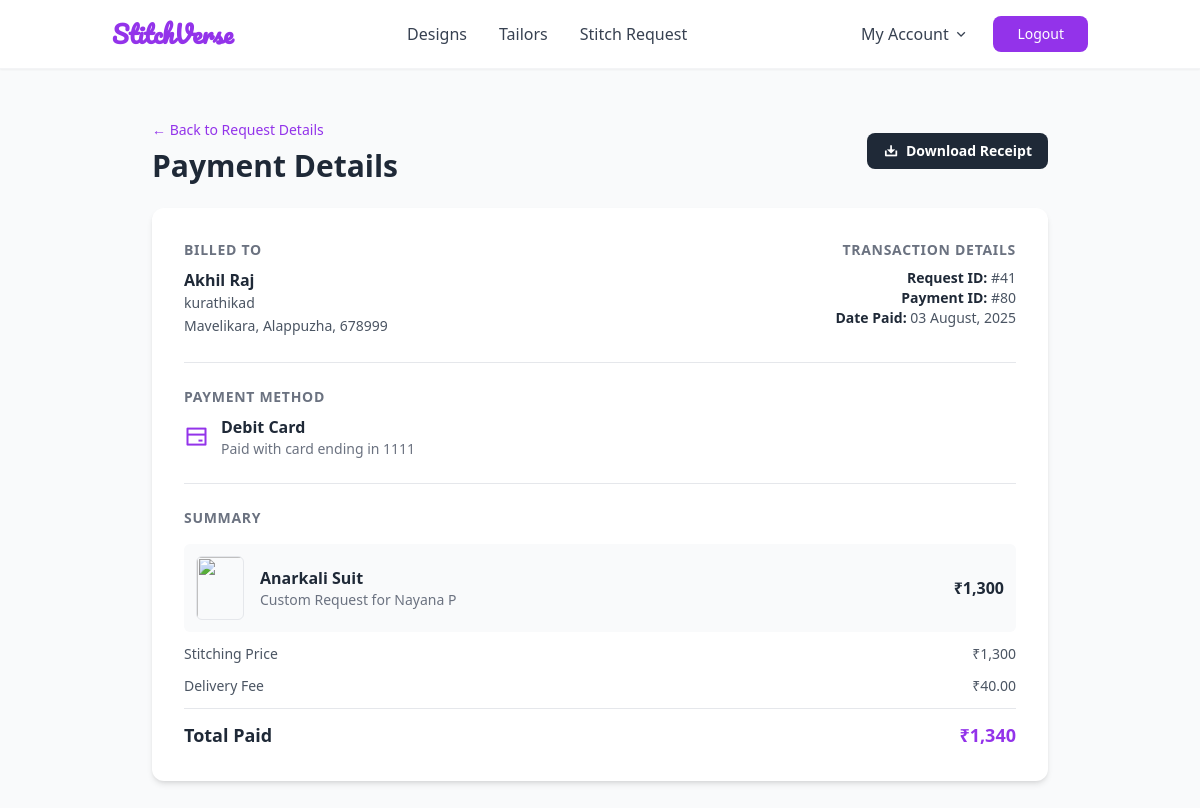
Screenshot of /paystr4.php?id=41 (signed in) with the database file from the repository.
### tables this page shows
CREATE TABLE IF NOT EXISTS `payment` (
  `pid` int NOT NULL AUTO_INCREMENT,
  `uid` int NOT NULL,
  `order_id` int NOT NULL,
  `card_name` varchar(11) NOT NULL,
  `card_no` int NOT NULL,
  `carexp_dt` date NOT NULL,
  `cvv` int NOT NULL,
  `pdate` varchar(20) NOT NULL,
  `pstatus` varchar(11) NOT NULL,
  `pmode` varchar(20) NOT NULL,
  PRIMARY KEY (`pid`)
);

CREATE TABLE IF NOT EXISTS `creg` (
  `cid` int NOT NULL AUTO_INCREMENT,
  `cname` varchar(50) NOT NULL,
  `email` varchar(70) NOT NULL,
  `address` varchar(100) NOT NULL,
  `city` varchar(70) NOT NULL,
  `distr` varchar(70) NOT NULL,
  `phone` varchar(12) NOT NULL,
  `pincode` int NOT NULL,
  PRIMARY KEY (`cid`)
);

CREATE TABLE IF NOT EXISTS `stitchreq` (
  `sdid` int NOT NULL AUTO_INCREMENT,
  `tid` int NOT NULL,
  `uid` int NOT NULL,
  `sdname` varchar(255) NOT NULL,
  `sdtype` varchar(50) NOT NULL,
  `sfabric` varchar(50) NOT NULL,
  `scolor` varchar(50) DEFAULT NULL,
  `spattern` varchar(50) DEFAULT NULL,
  `sneck` varchar(50) DEFAULT NULL,
  `sshoulder` varchar(50) DEFAULT NULL,
  `ssleeve` varchar(50) DEFAULT NULL,
  `sinstructions` varchar(255) DEFAULT NULL,
  `scustom` text,
  `spriority` varchar(50) DEFAULT 'Standard',
  `sddate` date DEFAULT NULL,
  `simg` text,
  `scomments` text,
  `sprice` decimal(10,2) DEFAULT NULL,
  `sstatus` varchar(50) DEFAULT 'Pending',
  PRIMARY KEY (`sdid`)
);

CREATE TABLE IF NOT EXISTS `treg` (
  `tid` int NOT NULL AUTO_INCREMENT,
  `tname` varchar(50) NOT NULL,
  `email` varchar(70) NOT NULL,
  `address` varchar(100) NOT NULL,
  `city` varchar(20) NOT NULL,
  `distri` varchar(20) NOT NULL,
  `pinc` int NOT NULL,
  `phone` varchar(12) NOT NULL,
  `spect` varchar(85) NOT NULL,
  `quali` varchar(50) NOT NULL,
  PRIMARY KEY (`tid`)
);

### databasecon.php (called while the page is built, shortened)
<?php
class DatabaseCon {
    private $dbhost = 'localhost';
    private $dbuser = 'root';
    private $dbpass = '';
    private $db = 'stitchverse1';
    private $conn;
    public function __construct() {
        $this->conn = mysqli_connect($this->dbhost, $this->dbuser, $this->dbpass, $this->db);
    }
    public function selectData($query, $types = "", ...$params) {
        $stmt = $this->conn->prepare($query);
        if ($types != "" && count($params) > 0) {
            $stmt->bind_param($types, ...$params);
        }
        $stmt->execute();
        return $stmt->get_result();
    }
}
?>

### paystr4.php (the view, shortened to what this page needs)
<?php
require 'databasecon.php';
$db = new DatabaseCon();
$order_id = $_GET['id'];
$customer_id = $_SESSION['user_id'];
$sql = "SELECT
            p.pid, p.pdate, p.card_name, p.card_no,
            s.sdid, s.sdname, s.sprice, s.simg,
            c.cname, c.address, c.city, c.distr, c.pincode,
            t.tname
        FROM payment AS p
        INNER JOIN stitchreq AS s ON p.order_id = s.sdid
        INNER JOIN creg AS c ON s.uid = c.cid
        LEFT JOIN treg AS t ON s.tid = t.tid
        WHERE p.order_id = ? AND s.uid = ? AND p.pstatus = 'Paid'";
$result = $db->selectData($sql, "ii", $order_id, $customer_id);
if ($result && $result->num_rows === 1) {
    $details = $result->fetch_assoc();
} else {
    die("Error: Could not find payment details for this order.");
}
?>
<!DOCTYPE html>
<html lang="en">
<head>
    <script src="https://cdn.tailwindcss.com"></script>
    <link href="https://cdn.jsdelivr.net/npm/remixicon@4.2.0/fonts/remixicon.css" rel="stylesheet" />
</head>
<body class="bg-gray-50 min-h-screen">
    <header class="bg-white shadow-sm border-b border-gray-100 sticky top-0 z-40">
      <div class="container mx-auto px-6 py-4">
        <div class="flex items-center justify-between">
          <a href="customerhome.php" class="text-2xl font-bold text-purple-600 font-pacifico">StitchVerse</a>
          <nav class="hidden md:flex items-center space-x-8">
            <a href="viewdesigns.php" class="text-gray-700 hover:text-purple-600 transition-colors">Designs</a>
            <a href="cviewt.php" class="text-gray-700 hover:text-purple-600 transition-colors">Tailors</a>
            <a href="customreq1.php" class="text-gray-700 hover:text-purple-600 transition-colors">Stitch Request</a>
          </nav>
          <div class="hidden md:flex items-center space-x-6">
            <div class="relative" id="profile-dropdown-container">
              <button id="profile-dropdown-button" class="flex items-center text-gray-700 hover:text-purple-600 focus:outline-none transition-colors">
                <span class="font-medium">My Account</span>
                <i class="ri-arrow-down-s-line ml-1"></i>
              </button>
            </div>
            <a href="logout.php" class="bg-purple-600 text-white px-6 py-2 rounded-lg hover:bg-purple-700 text-sm font-medium">Logout</a>
          </div>
        </div>
      </div>
    </header>
    <main class="container mx-auto px-6 py-12">
        <div class="max-w-4xl mx-auto">
            <div class="flex justify-between items-center mb-6">
                <div>
                    <a href="stitchrequest_details.php?id=<?php echo $details['sdid']; ?>" class="inline-block mb-2 text-sm font-medium text-purple-600 hover:text-purple-800 transition-colors">&larr; Back to Request Details</a>
                    <h1 class="text-3xl font-bold text-gray-800">Payment Details</h1>
                </div>
                <a href="receipt3.php?order_id=<?php echo $details['sdid']; ?>" target="_blank" class="px-4 py-2 bg-gray-800 text-white text-sm text-center rounded-lg hover:bg-black font-semibold flex items-center justify-center gap-2">
                    <i class="ri-download-2-line"></i> Download Receipt
                </a>
            </div>
            <div class="bg-white rounded-xl shadow-md overflow-hidden p-8">
                <div class="grid grid-cols-1 md:grid-cols-2 gap-8 border-b pb-6">
                    <div>
                        <h3 class="text-sm font-semibold text-gray-500 uppercase tracking-wider mb-2">Billed To</h3>
                        <p class="font-bold text-gray-800"><?php echo htmlspecialchars($details['cname']); ?></p>
                        <p class="text-gray-600 text-sm leading-relaxed">
                            <?php echo htmlspecialchars($details['address']); ?><br>
                            <?php echo htmlspecialchars($details['city']); ?>, <?php echo htmlspecialchars($details['distr']); ?>, <?php echo htmlspecialchars($details['pincode']); ?>
                        </p>
                    </div>
                    <div class="md:text-right">
                        <h3 class="text-sm font-semibold text-gray-500 uppercase tracking-wider mb-2">Transaction Details</h3>
                        <p class="text-gray-600 text-sm"><span class="font-semibold text-gray-800">Request ID:</span> #<?php echo htmlspecialchars($details['sdid']); ?></p>
                        <p class="text-gray-600 text-sm"><span class="font-semibold text-gray-800">Payment ID:</span> #<?php echo htmlspecialchars($details['pid']); ?></p>
                        <p class="text-gray-600 text-sm"><span class="font-semibold text-gray-800">Date Paid:</span> <?php echo date("d F, Y", strtotime($details['pdate'])); ?></p>
                    </div>
                </div>
                <div class="py-6 border-b">
                    <h3 class="text-sm font-semibold text-gray-500 uppercase tracking-wider mb-2">Payment Method</h3>
                    <div class="flex items-center gap-3">
                        <i class="ri-bank-card-line text-2xl text-purple-600"></i>
                        <div>
                            <p class="font-semibold text-gray-800"><?php echo htmlspecialchars($details['card_name'] ?? 'Card Payment'); ?></p>
                            <p class="text-sm text-gray-500">Paid with card ending in <?php echo htmlspecialchars(substr($details['card_no'], -4)); ?></p>
                        </div>
                    </div>
                </div>
                <div class="pt-6">
                    <h3 class="text-sm font-semibold text-gray-500 uppercase tracking-wider mb-4">Summary</h3>
                    <div class="space-y-3">
                        <div class="flex justify-between items-center bg-gray-50 p-3 rounded-md">
                            <div class="flex items-center gap-4">
                                <img src="<?php echo htmlspecialchars($details['simg']); ?>" class="w-12 h-16 object-cover rounded-md border">
                                <div>
                                    <p class="font-bold text-gray-800"><?php echo htmlspecialchars($details['sdname']); ?></p>
                                    <p class="text-sm text-gray-500">Custom Request for <?php echo htmlspecialchars($details['tname']); ?></p>
                                </div>
                            </div>
                            <p class="text-md font-semibold text-gray-800">₹<?php echo number_format($details['sprice']); ?></p>
                        </div>
                        <div class="flex justify-between text-gray-600 text-sm">
                            <span>Stitching Price</span>
                            <span>₹<?php echo number_format($details['sprice']); ?></span>
                        </div>
                         <div class="flex justify-between text-gray-600 text-sm">
                            <span>Delivery Fee</span>
                            <span>₹40.00</span>
                        </div>
                        <div class="flex justify-between text-lg font-bold text-gray-800 border-t pt-3 mt-2">
                            <span>Total Paid</span>
                            <span class="text-purple-600">₹<?php echo number_format($details['sprice'] + 40); ?></span>
                        </div>
                    </div>
                </div>
            </div>
        </div>
    </main>
</body>
</html>

### paystr4.php (style rules this page uses)
.font-pacifico { font-family: 'Pacifico', cursive; }

### rows the page displays
payment: creg.cname "Akhil Raj", creg.address "kurathikad", creg.city "Mavelikara", creg.distr "Alappuzha", creg.pincode "678999", stitchreq.sdid "41", pid "80", pdate "03 August, 2025", card_name "Debit Card", card_no "1111", stitchreq.sdname "Anarkali Suit", treg.tname "Nayana P", stitchreq.sprice "1,300", stitchreq.sprice "1,340"
